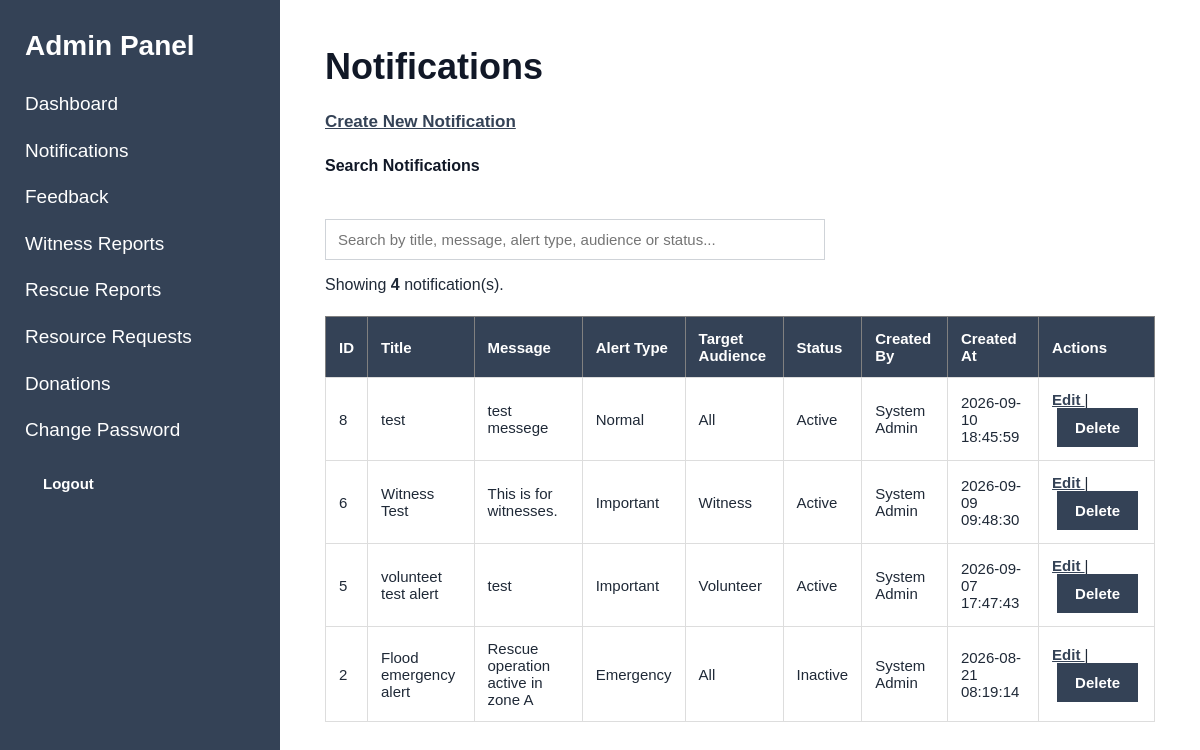
The page /index.php?page=notifications (signed in) on the database as committed earlier.
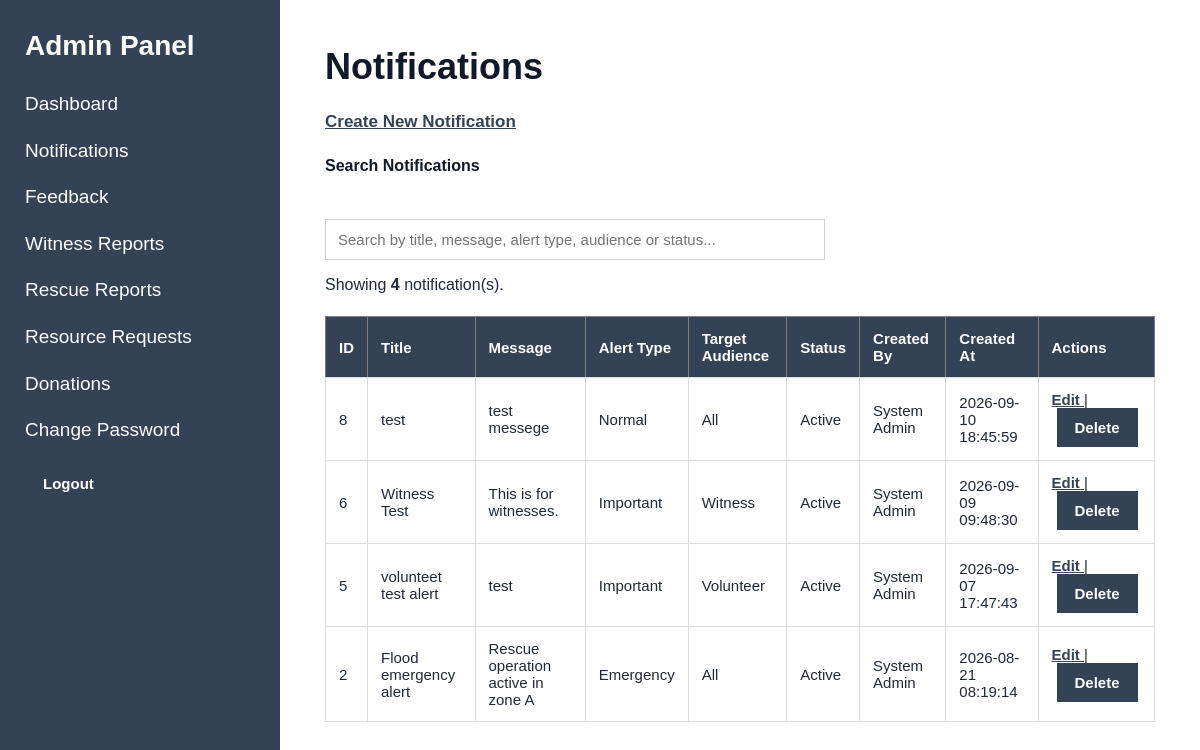
The same page on the database as committed later.
### tables this page shows
CREATE TABLE `notifications` (
  `id` int(11) NOT NULL,
  `created_by` int(11) NOT NULL,
  `title` varchar(150) NOT NULL,
  `message` text NOT NULL,
  `alert_type` enum('normal','important','emergency') NOT NULL DEFAULT 'normal',
  `target_audience` enum('all','volunteer','witness','help_seeker') NOT NULL DEFAULT 'all',
  `status` enum('active','inactive') NOT NULL DEFAULT 'active',
  `created_at` timestamp NOT NULL DEFAULT current_timestamp(),
  `updated_at` timestamp NOT NULL DEFAULT current_timestamp() ON UPDATE current_timestamp()
);

CREATE TABLE `users` (
  `id` int(11) NOT NULL,
  `name` varchar(100) NOT NULL,
  `username` varchar(50) NOT NULL,
  `email` varchar(150) NOT NULL,
  `phone` varchar(20) DEFAULT NULL,
  `password` varchar(255) NOT NULL,
  `role` enum('admin','volunteer','witness','help_seeker') NOT NULL,
  `created_at` timestamp NOT NULL DEFAULT current_timestamp(),
  `updated_at` timestamp NOT NULL DEFAULT current_timestamp() ON UPDATE current_timestamp()
);

### models/NotificationModel.php (called while the page is built, shortened)
<?php
function getAllNotifications($conn)
{
    $sql = "SELECT
                notifications.*,
                users.name AS admin_name
            FROM notifications
            INNER JOIN users
                ON notifications.created_by = users.id
            ORDER BY notifications.id DESC";
    $result = mysqli_query($conn, $sql);
    $notifications = [];
    while ($row = mysqli_fetch_assoc($result)) {
        $notifications[] = $row;
    }
    return $notifications;
}

### views/admin/notifications/index.php (the view, shortened to what the changed rows need)
<?php
require_once "views/partials/header.php";
require_once "views/partials/sidebar.php";
?>
<div class="content">
    <h1>Notifications</h1>
    <table
        border="1"
        cellpadding="10"
    >
        <thead>
            <tr>
                <th>ID</th>
                <th>Title</th>
                <th>Message</th>
                <th>Alert Type</th>
                <th>Target Audience</th>
                <th>Status</th>
                <th>Created By</th>
                <th>Created At</th>
                <th>Actions</th>
            </tr>
        </thead>
        <tbody id="notificationTableBody">
            <?php if (empty($notifications)): ?>
                <tr>
                    <td colspan="9">
                        No notifications found.
                    </td>
                </tr>
            <?php else: ?>
                <?php foreach ($notifications as $notification): ?>
                    <tr>
                        <td>
                            <?php
                            echo (int)$notification['id'];
                            ?>
                        </td>
                        <td>
                            <?php
                            echo htmlspecialchars(
                                $notification['title']
                            );
                            ?>
                        </td>
                        <td>
                            <?php
                            echo htmlspecialchars(
                                $notification['message']
                            );
                            ?>
                        </td>
                        <td>
                            <?php
                            echo htmlspecialchars(
                                ucfirst(
                                    $notification['alert_type']
                                )
                            );
                            ?>
                        </td>
                        <td>
                            <?php
                            echo htmlspecialchars(
                                ucwords(
                                    str_replace(
                                        '_',
                                        ' ',
                                        $notification[
                                            'target_audience'
                                        ] ?? 'all'
                                    )
                                )
                            );
                            ?>
                        </td>
                        <td>
                            <?php
                            echo htmlspecialchars(
                                ucfirst(
                                    $notification['status']
                                )
                            );
                            ?>
                        </td>
                        <td>
                            <?php
                            echo htmlspecialchars(
                                $notification['admin_name']
                            );
                            ?>
                        </td>
                        <td>
                            <?php
                            echo htmlspecialchars(
                                $notification['created_at']
                            );
                            ?>
                        </td>
<td>
    <a
        href="index.php?page=notification-edit&id=<?php
            echo (int)$notification['id'];
        ?>"
    >
        Edit
    </a>
    |
    <form
        method="POST"
        action="index.php?page=notification-delete"
        style="display: inline;"
        onsubmit="return confirm(
            'Are you sure you want to delete this notification?'
        );"
    >
        <button type="submit">
            Delete
        </button>
    </form>
</td>
                    </tr>
                <?php endforeach; ?>
            <?php endif; ?>
        </tbody>
    </table>
</div>
<?php
require_once "views/partials/footer.php";
?>

Rows that differ between the two databases and show on the page:
changed notifications "Flood emergency alert": status "Inactive" → "Active"
